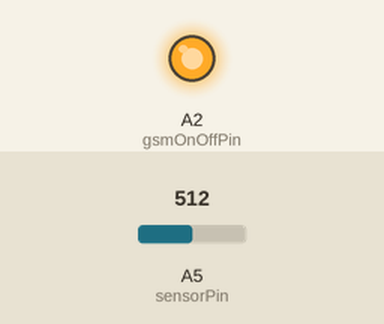
This sketch was run on a simulated Arduino Uno, built with avr-gcc and run on an emulated ATmega328P. Shown: output pins drawn as LEDs (lit = HIGH). The inputs (shaded band) are chosen by the test bench; at power-on: A5 (sensorPin) = 512. The modem accepts every AT command (registered, SIM ready, sends succeed) and sends nothing else; what the sketch prints to the serial monitor is not drawn.

Above: at 0.1 s.
At 0.7 s:
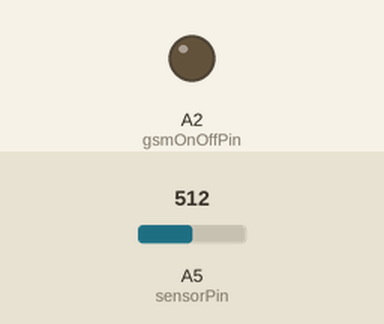
Timing chart, 0 to 2.2 s (numbered marks = the images above):
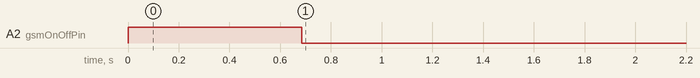

The sketch:

ATTPUT.ino
```cpp
// (licence header left out)
// ***** COMPILE OPTIONS *****
#define DEBUG

// ***** INCLUDES *****
#include "SoftwareSerial.h"
#include <WISMO228.h>

// ***** PIN ASSIGNMENT *****
const  uint8_t  gsmRxPin = 5;
const  uint8_t  gsmTxPin = 6;
const  uint8_t  gsmOnOffPin = A2;
const  uint8_t  sensorPin = A5;

// ***** CONSTANTS *****
// ***** GPRS PARAMATERS *****
const  char  apn[] = "wap.cingular";
const  char  username[] = " ";
const  char  password[] = " ";
// ***** COSM PARAMATERS *****
const  char server[] = "api.cosm.com";
const  char path[] = "/v2/feeds/84176.csv";
const  char port[] = "80";
const  char host[] = "api.cosm.com";
const  char controlKey[] = "X-PachubeApiKey:  zjuYgn3Ps8mn8DtXY3tzu1e3CkySAKxqL0tPVytVZ3NRcz0g";
const  char contentType[] = "text/csv";
const  char stream[] = "MicroTracker";
#define UPDATE_INTERVAL 60000

// ***** CLASSES *****
// WISMO228 class
WISMO228  wismo(gsmRxPin, gsmTxPin, gsmOnOffPin);

// ***** VARIABLES *****
char  data[32];
unsigned long scheduler;

void setup()
{
  // Use hardware serial to track the progress of task execution
  #ifdef DEBUG
    Serial.begin(9600);
    Serial.println(F("HTTP PUT Example"));
		Serial.println(F("Powering up GSM, please wait..."));
  #endif

  // Initialize WISMO228
  wismo.init();

  // Perform WISMO228 power up sequence
  if (wismo.powerUp())
  {
    #ifdef DEBUG
      Serial.println(F("GSM is awake."));
			Serial.print(F("Update interval: "));
			Serial.print(UPDATE_INTERVAL);
			Serial.println(F(" ms"));
    #endif
  }

  // Set sensor reading & feed interval
  scheduler = millis() + UPDATE_INTERVAL;
}

void loop()
{
  if (millis() > scheduler)
  {
    scheduler = millis() + UPDATE_INTERVAL;

    // Feed current sensor reading to Cosm datastream
    processGsm();
  }
}

void processGsm(void)
{
  char  buffer[4];

  #ifdef DEBUG
    Serial.println();
    Serial.println(F("Let's send some sensor data."));
  #endif

  // Read sensor & convert from int to string
  itoa(analogRead(sensorPin), buffer, 10);
  // Prepare data for Cosm feed
  strcpy(data, stream);
  strcat(data, ",");
  strcat(data, buffer);
  strcat(data, "\r\n");
  // Terminate the string
  strcat(data, "\0");

  #ifdef DEBUG
    Serial.print(data);
  #endif

  // Connect to GPRS network
  if (wismo.openGPRS(apn, username, password))
  {
    #ifdef DEBUG
      Serial.println(F("GPRS OK."));
      Serial.println(F("Sending feed to Cosm, please wait..."));
    #endif

    // Send current sensor reading as Cosm feed through HTTP PUT request
    if (wismo.putHttp(server, path, port, host, data, controlKey,
		                  contentType))
    {
      #ifdef DEBUG
        Serial.println(F("Feed sent!"));
      #endif
    }
    else
    {
      #ifdef DEBUG
        Serial.println(F("Unable to send feed."));
      #endif
    }

    // Close the GPRS connection
    if (wismo.closeGPRS())
    {
      #ifdef DEBUG
        Serial.println(F("GPRS closed."));
      #endif
    }
  }
  else
  {
    #ifdef DEBUG
      Serial.println(F("GPRS failed."));
    #endif
  }
}
```
